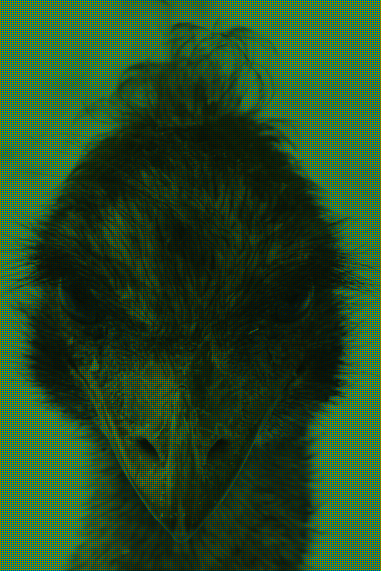
#> input picture lab-02/assets/bayer.png, 381 x 571 px
$ python demosaicking.py --image assets/bayer.png --nearest --bayer
#> lines starting #> are read from the running program, lines starting #| are printed output that depends on the picture
import os
import argparse
import numpy as np
import cv2
import matplotlib.pyplot as plt


def split_colors(image: np.ndarray) -> tuple[np.ndarray, ...]:
    RGB = np.array([[1, 0, 0],
                    [0, 1, 0],
                    [0, 0, 1]])

    return tuple(np.array([np.copy(image) * RGB[i] for i in range(3)]))


def bayer_mask() -> np.array:
    # RGB MASK; 1st row R, 2nd row G, 3rd row B
    return np.array([[[0, 1], [0, 0]],
                     [[1, 0], [0, 1]],
                     [[0, 0], [1, 0]]])


def xtrans_mask() -> np.array:
    # RGB MASK; 1st row R, 2nd row G, 3rd row B
    return np.array([[[0, 0, 1, 0, 1, 0],
                      [1, 0, 0, 0, 0, 0],
                      [0, 0, 0, 1, 0, 0],
                      [0, 1, 0, 0, 0, 1],
                      [0, 0, 0, 1, 0, 0],
                      [1, 0, 0, 0, 0, 0]],
                     [[1, 0, 0, 1, 0, 0],
                      [0, 1, 1, 0, 1, 1],
                      [0, 1, 1, 0, 1, 1],
                      [1, 0, 0, 1, 0, 0],
                      [0, 1, 1, 0, 1, 1],
                      [0, 1, 1, 0, 1, 1]],
                     [[0, 1, 0, 0, 0, 1],
                      [0, 0, 0, 1, 0, 0],
                      [1, 0, 0, 0, 0, 0],
                      [0, 0, 1, 0, 1, 0],
                      [1, 0, 0, 0, 0, 0],
                      [0, 0, 0, 1, 0, 0]]])


def to_cfa(image: np.ndarray, mask: np.array) -> np.ndarray:
    R, G, B = split_colors(image)
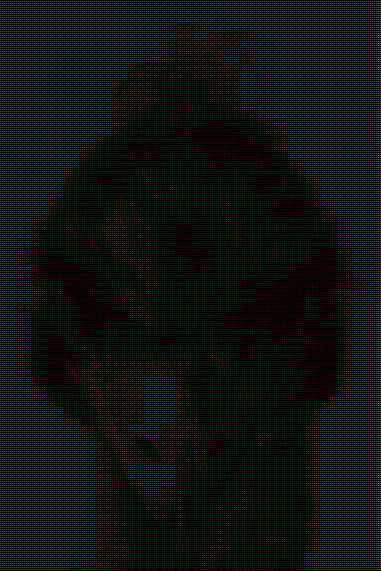
#> R: shape (571, 381, 3) int64; mean R, G, B 38, 0, 0
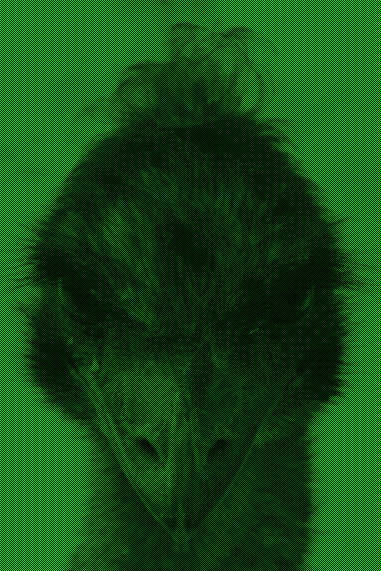
#> G: shape (571, 381, 3) int64; mean R, G, B 0, 76.5, 0
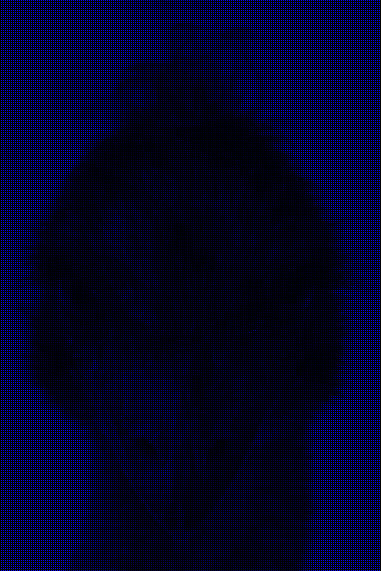
#> B: shape (571, 381, 3) int64; mean R, G, B 0, 0, 37.3

    height, width = image.shape[0:2]
#> height = 571; width = 381
    channels = {channel: np.ones((height, width, 3)) for channel in 'RGB'}

    for channel, mask_type in zip('RGB', mask):
        h_mask, w_mask = mask_type.shape[0:2]
        bfilter = np.array([[[mask_type[h % h_mask][w % w_mask] for _ in range(3)]
                             for w in range(width)] for h in range(height)])
        channels[channel] = channels[channel] * bfilter
#> this loop made 3 passes
#> (channel, mask_type) on passes 1 to 3: ('R', [[0, 1], [0, 0]]), ('G', [[1, 0], [0, 1]]), ('B', [[0, 0], [1, 0]])
#> pass 1, in to_cfa, `bfilter = np.array([[[mask_type[h % h_mask][w % w_mask] for _ in range..`:
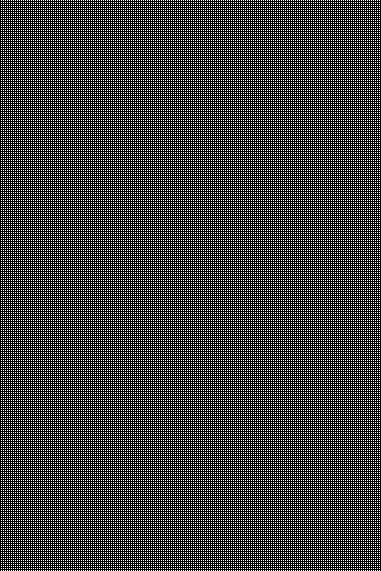
#> bfilter: shape (571, 381, 3) int64; values 0 (black) and 1 (white), 25% white in thin lines or dots
#> pass 2, in to_cfa, `bfilter = np.array([[[mask_type[h % h_mask][w % w_mask] for _ in range..`:
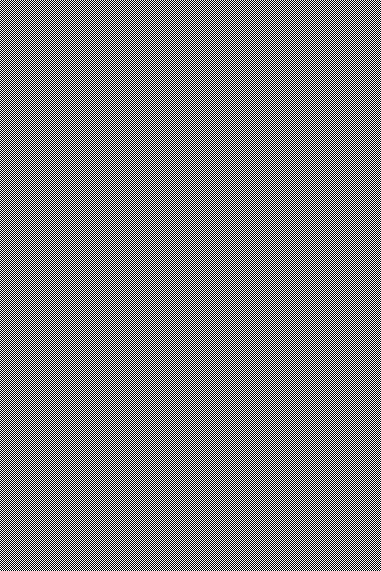
#> bfilter: shape (571, 381, 3) int64; values 0 (black) and 1 (white), 50% white; black in thin lines or dots
#> pass 3, in to_cfa, `bfilter = np.array([[[mask_type[h % h_mask][w % w_mask] for _ in range..`:
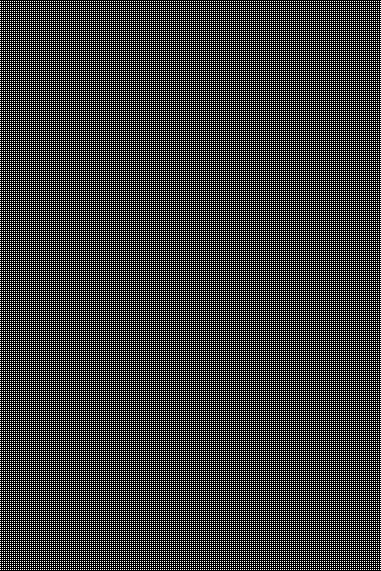
#> bfilter: shape (571, 381, 3) int64; values 0 (black) and 1 (white), 25% white in thin lines or dots
#> after the loop, channels = 3 items

    return R * channels['R'] + G * channels['G'] + B * channels['B']
#> in nearest, `R, G, B = split_colors(image)`: R: shape (571, 381, 3) float64; every value is 0


def mean(numbers: list[int, ...]) -> float:
    return sum(numbers) / len(numbers)


def iterate_and_fill(image: np.ndarray, channel: int, k: int) -> np.ndarray:
#> called with channel = 0, k = 3
    height, width = image.shape[0:2]
#> height = 571; width = 381

    for i in range(height):
        for j in range(width):
            if np.sum(image[i][j]) != 0:
                continue

            neighbours = list()
            m = 0
            while True:
                m += 1

                # FIXME: some corners are missing
                if j + m <= width - 1:  # right
                    if np.sum(image[i][j + m]) != 0:
                        distance = np.sqrt((i - i) ** 2 + (j - (j + m)) ** 2)
                        neighbours.append((distance, image[i][j + m][channel]))

                if i + m <= height - 1:  # bottom
                    if np.sum(image[i + m][j]) != 0:
                        distance = np.sqrt((i - (i + m)) ** 2 + (j - j) ** 2)
                        neighbours.append((distance, image[i + m][j][channel]))

                if j - m >= 0:  # left
                    if np.sum(image[i][j - m]) != 0:
                        distance = np.sqrt((i - i) ** 2 + (j - (j - m)) ** 2)
                        neighbours.append((distance, image[i][j - m][channel]))

                if i - m <= 0:  # top
                    if np.sum(image[i - m][j]) != 0:
                        distance = np.sqrt((i - (i - m)) ** 2 + (j - j) ** 2)
                        neighbours.append((distance, image[i - m][j][channel]))

                if j + m <= width - 1 and i + m <= height - 1:  # bottom right
                    if np.sum(image[i + m][j + m]) != 0:
                        distance = np.sqrt((i - (i + m)) ** 2 + (j - (j + m)) ** 2)
                        neighbours.append((distance, image[i + m][j + m][channel]))

                if j - m >= 0 and i + m <= height - 1:  # top right
                    if np.sum(image[i + m][j - m]) != 0:
                        distance = np.sqrt((i - (i + m)) ** 2 + (j - (j - m)) ** 2)
                        neighbours.append((distance, image[i + m][j - m][channel]))

                if j + m <= width - 1 and i - m >= 0:  # bottom left
                    if np.sum(image[i - m][j + m]) != 0:
                        distance = np.sqrt((i - (i - m)) ** 2 + (j - (j + m)) ** 2)
                        neighbours.append((distance, image[i - m][j + m][channel]))

                if j - m >= 0 and i - m >= 0:  # top left
                    if np.sum(image[i - m][j - m]) != 0:
                        distance = np.sqrt((i - (i - m)) ** 2 + (j - (j - m)) ** 2)
                        neighbours.append((distance, image[i - m][j - m][channel]))

                if len(neighbours) > k:
                    break

            image[i][j][channel] = mean([value for d, value in sorted(neighbours, key=lambda x: x[0])[:k]])

    return image


def nearest(image: np.ndarray) -> np.ndarray:
    R, G, B = split_colors(image)

    R = iterate_and_fill(R, 0, 3)
    G = iterate_and_fill(G, 1, 3)
    B = iterate_and_fill(B, 2, 3)

    return R + G + B


def clear_axis(axs: np.ndarray) -> None:
    for ax in axs:
        ax.set_xticks([])
        ax.set_yticks([])


def main() -> None:
    parser = argparse.ArgumentParser(
        description='Arguments to configure a script')

    parser.add_argument(
        '--image',
        type=str,
        required=True,
        help='specify a path to the image')

    parser.add_argument(
        '--save',
        action='store_true',
        help='specify if generated images should be saved')

    parser.add_argument(
        '--nearest',
        action='store_true',
        help='specify number of nearest neighbours to find',
        required=True
    )

    group = parser.add_argument_group('filters')
    filters = group.add_mutually_exclusive_group(required=True)

    filters.add_argument(
        '--bayer',
        action='store_true',
        help='specify if BAYER filter should be applied to image')

    filters.add_argument(
        '--xtrans',
        action='store_true',
        help='specify if X-TRANS filter should be applied to image')

    args = parser.parse_args()

    if not os.path.isfile(args.image):
        raise FileNotFoundError('Cannot find specified file')

    image = cv2.cvtColor(cv2.imread(args.image), cv2.COLOR_BGR2RGB)

    CFA = to_cfa(image, bayer_mask()) if args.bayer else to_cfa(image, xtrans_mask())
    demosaiced = nearest(CFA)

    CFA = CFA.astype(np.uint8)
    cv2.imwrite(f'{"bayer" if args.bayer else "x-trans"}.bmp', CFA) if args.save else None

    demosaiced = demosaiced.astype(np.uint8)
    cv2.imwrite(f'demosaiced-{"bayer" if args.bayer else "x-trans"}-nearest.bmp', demosaiced) if args.save else None

    difference = image - demosaiced
    cv2.imwrite(f'difference-original-demosaiced-{"bayer" if args.bayer else "x-trans"}.bmp', difference)\
        if args.save else None

    fig, axs = plt.subplots(1, 4, figsize=(12, 6))
    clear_axis(axs)
    axs[0].imshow(image)
    axs[0].set_title('ORIGINAL')

    axs[1].imshow(CFA)
    axs[1].set_title(f'CFA {"(BAYER)" if args.bayer else "(X-TRANS)"}')

    axs[2].imshow(demosaiced)
    axs[2].set_title('DEMOSAICED (NEAREST)')

    axs[3].imshow(image - demosaiced)
    axs[3].set_title('DIFFERENCE')

    plt.subplots_adjust(0.025, 0, 0.975, 1, hspace=0.01, wspace=0.05)
    plt.show()


if __name__ == '__main__':
#> (the run stopped early here; a loop or call above may not have finished)
